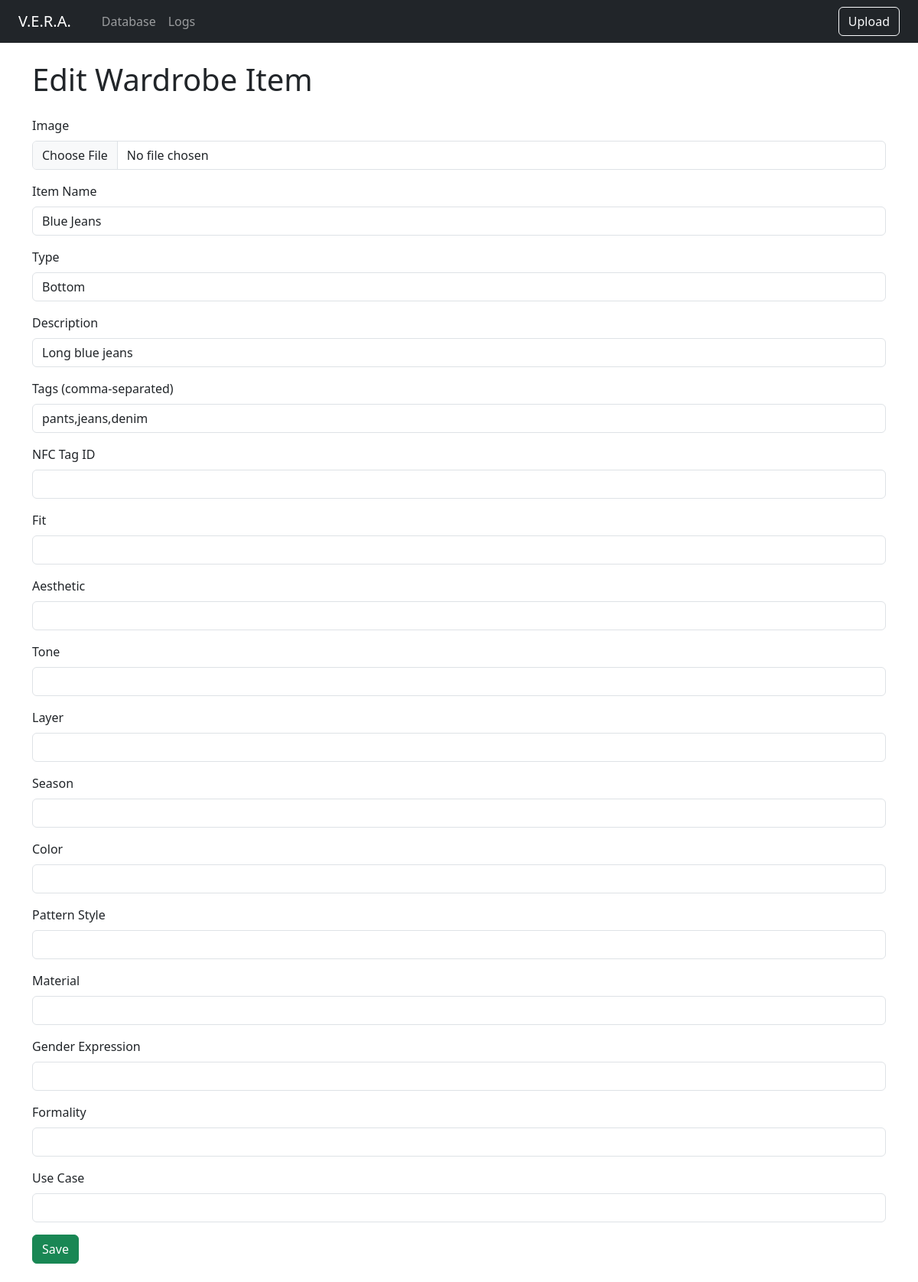
The page /edit/3/ on the database its author committed.
### tables this page shows
CREATE TABLE items (
            id INTEGER PRIMARY KEY AUTOINCREMENT,
            name TEXT NOT NULL,
            item_type TEXT,
            description TEXT,
            tags TEXT,  -- comma-separated tags
            image_path TEXT,
            available BOOLEAN DEFAULT 1,
            last_used TEXT,
            nfc_tag_id TEXT
        , fit TEXT, aesthetic TEXT, tone TEXT, layer TEXT, season TEXT, color TEXT, pattern_style TEXT, material TEXT, gender_expression TEXT, formality TEXT, use_case TEXT);

### app/routes/edit.py (the view)
@bp.route("/", methods=["GET", "POST"])
def edit_item(item_id):
    item = get_item(item_id)
    if not item:
        return redirect(url_for("browse.browse"))
    if request.method == "POST":
        form = UploadForm()
        if form.validate_on_submit():
            tags = ",".join(tag.strip() for tag in form.tags.data.split(",") if tag.strip())
            if form.image.data:
                image_url = save_image(form.image.data)
            else:
                image_url = item.image_path
            update_item(
                item_id=item_id,
                name=form.name.data,
                item_type=form.item_type.data,
                description=form.description.data,
                tags=tags,
                image_path=image_url,
                nfc_tag_id=form.nfc_tag_id.data,
                fit=form.fit.data,
                aesthetic=form.aesthetic.data,
                tone=form.tone.data,
                layer=form.layer.data,
                season=form.season.data,
                color=form.color.data,
                pattern_style=form.pattern_style.data,
                material=form.material.data,
                gender_expression=form.gender_expression.data,
                formality=form.formality.data,
                use_case=form.use_case.data
            )
            return redirect(url_for("browse.browse"))
    else:
        print(item.name)
        form = UploadForm(obj=item)
        print(form.name.data)
    return render_template("upload.html", form=form, edit_mode=True)

### db/db_client.py (called while the page is built)
def get_connection():
    return sqlite3.connect(DB_NAME)

def map_item(row):
    return Item(
        item_id=row[0],
        name=row[1],
        item_type=row[2],
        description=row[3],
        tags=row[4].split(",") if row[4] else [],
        image_path=row[5],
        available=bool(row[6]),
        last_used=row[7],
        nfc_tag_id=row[8],
        fit=row[9],
        aesthetic=row[10],
        tone=row[11],
        layer=row[12],
        season=row[13],
        color=row[14],
        pattern_style=row[15],
        material=row[16],
        gender_expression=row[17],
        formality=row[18],
        use_case=row[19]
    )

def get_item(item_id: str):
    with get_connection() as conn:
        cursor = conn.cursor()
        cursor.execute("SELECT * FROM items WHERE id = ?", (item_id))
        result = cursor.fetchall()
        return map_item(result[0])

### templates/upload.html (shortened to what this page needs)
{% extends "base.html" %}
{% block content %}
<h1 class="mb-4">{{ "Edit Wardrobe Item" if edit_mode else "Upload New Wardrobe Item" }}</h1>
<form method="POST" enctype="multipart/form-data">
  <div class="mb-3">
    {{ form.image.label(class="form-label") }}
    {{ form.image(class="form-control", id="image-input") }}
  </div>
  <div id="additional-fields" style="display: {{ 'block' if edit_mode else 'none' }};">
    {% for field in form %}
      {% if field.name != "image" and field.type != "SubmitField" and field.type != "CSRFTokenField" %}
        <div class="mb-3">
          {{ field.label(class="form-label") }}
          {{ field(class="form-control") }}
        </div>
      {% endif %}
    {% endfor %}
  </div>
  <div id="submit-button-container" style="display: {{ 'block' if edit_mode else 'none' }};">
    {{ form.submit(class="btn btn-success", value="Save" if edit_mode else "Add Item") }}
  </div>
</form>
{% endblock %}

### rows shown on the page
items: name "Blue Jeans" "Bottom" "Long blue jeans" "pants,jeans,denim"

### other values the page prints
{{ "Edit Wardrobe Item" if edit_mode else "Upload New Wardrobe Item" }} "Edit Wardrobe Item"
{{ field.label(class="form-label") }} "Item Name" "Type" "Description" "Tags (comma-separated)" "NFC Tag ID" "Fit" "Aesthetic" "Tone" "Layer" "Season" "Color" "Pattern Style" "Material" "Gender Expression" "Formality" "Use Case"
